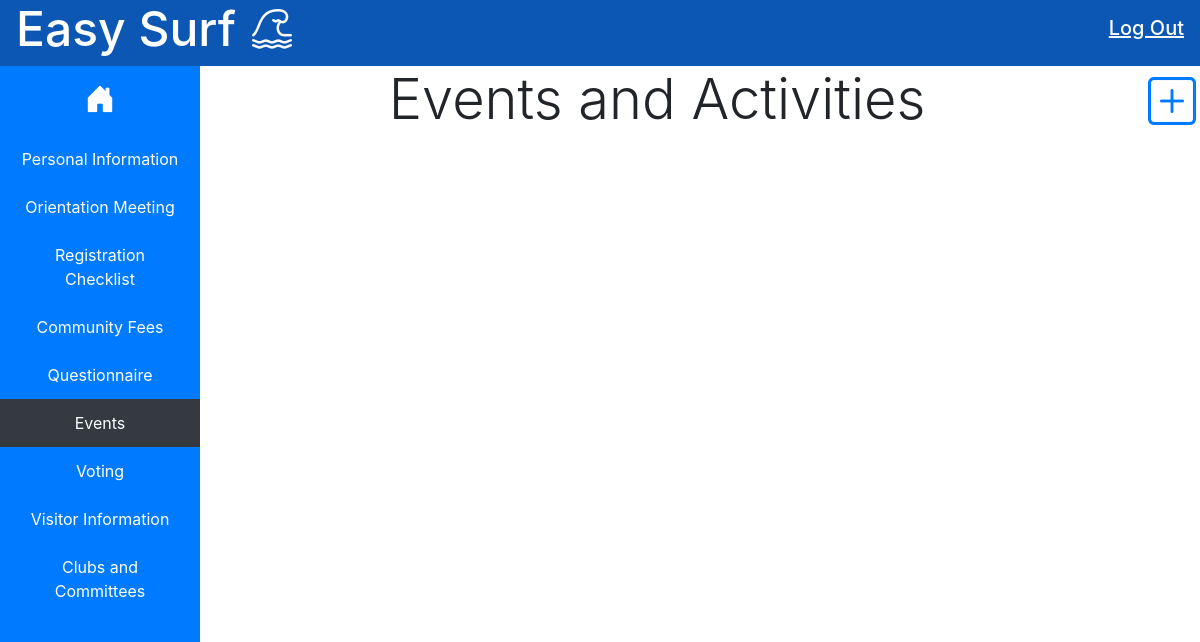
Before: /events/ (signed in) with the older database file.
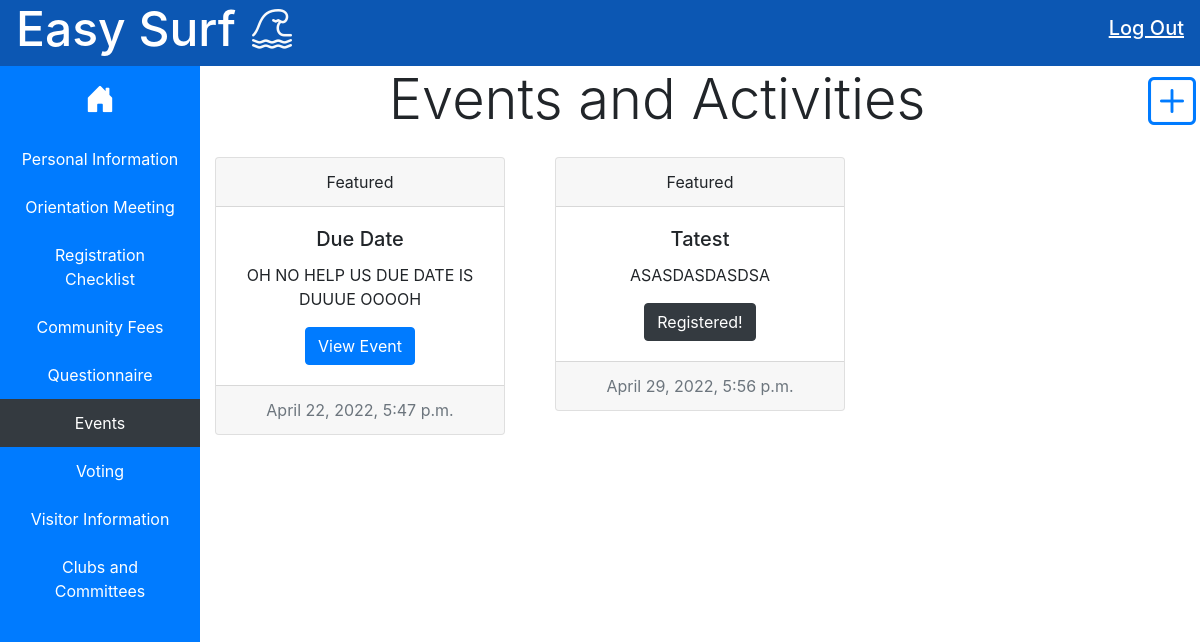
After: the same page with the newer database file.
### easysurfEvents/models.py (models this page shows, shortened)
class Event(models.Model):
    title = models.CharField(max_length=50)
    content = models.CharField(max_length=500)
    date_posted = models.DateTimeField(default=timezone.now)
    event_date = models.DateTimeField(default=None, blank=True, null=True)
    poster = models.ForeignKey(Account, on_delete=models.CASCADE, related_name="event_op")
    subscribers = models.ManyToManyField(Account, blank=True, related_name="event_subbers")

### easysurfEvents/views.py (the view, shortened to what this page needs)
# urls.py: path('', EventListView.as_view(), name='event-list'),
class EventListView(LoginRequiredMixin, ListView):
    model = Event
    login_url = 'login'
    template_name = 'easysurfEvents/index.html'
    context_object_name = 'events'
    def get(self, request, *args, **kwargs):
        self.object_list = self.get_queryset()
        context = self.get_context_data()
        return render(request, self.template_name, context)

### easysurfEvents/templates/easysurfEvents/index.html (shortened to what this page needs)
<!DOCTYPE html>
{% load static %}
<html lang="en">
<head>
    <link rel="stylesheet" href="https://cdn.jsdelivr.net/npm/bootstrap@4.0.0/dist/css/bootstrap.min.css"
>
    <link rel="stylesheet" href="https://cdn.jsdelivr.net/npm/bootstrap-icons@1.8.1/font/bootstrap-icons.css">
    <link rel="stylesheet" href="{% static 'easysurfHome/styles.css' %}">
</head>
<body style="overflow-x: hidden;">
    <header class="row no-gutters">
        <div class="col d-flex Ebanner text-light ">
            <h1 class="px-3 text-center" style="font-size: 3rem"><a href="{% url 'home-dashboard' %}" class="banner-link">Easy
                    Surf</a></h1>
            <i class="bi bi-tsunami" style="font-size: 2.5rem"></i>
        </div>
        <div class="col Ebanner text-right">
            <h5 class="m-3"><a href="{% url 'logout' %}" class="banner-link" style="text-decoration:underline;">Log Out</a></h3>
        </div>
    </header>
    <div class="row no-gutters">
        <div class="col-2 bg-primary text-light" style="min-height:100%; height:100vh;">
            <ul class="list-group list-group-flush text-center">
                <a href="{% url 'home-dashboard' %}">
                    <li class="list-group-item bg-primary"><i class="bi bi-house-door-fill text-white"
                            style="font-size: 30px"></i>
                    </li>
                </a>
                <a href="{% url 'update-info' %}" class="text-white">
                    <li class="list-group-item bg-primary">Personal Information</li>
                </a>
                <a href="{% url 'home-orientation' %}" class="text-white">
                    <li class="list-group-item bg-primary">Orientation Meeting</li>
                </a>
                <a href="{% url 'home-checklist' %}" class="text-white">
                    <li class="list-group-item bg-primary">Registration Checklist</li>
                </a>
                <a href="{% url 'fees-base' %}" class="text-white">
                    <li class="list-group-item bg-primary">Community Fees</li>
                </a>
                <a href="{% url 'surveys-home' %}" class="text-white">
                    <li class="list-group-item bg-primary">Questionnaire</li>
                </a>
                <a href="#" class="text-white">
                    <li class="list-group-item bg-dark">Events</li>
                </a>
                <a href="{% url 'issues-list' %}" class="text-white">
                    <li class="list-group-item bg-primary">Voting</li>
                </a>
                <a href="{% url 'visitors-list' %}" class="text-white">
                    <li class="list-group-item bg-primary">Visitor Information</li>
                </a>
                <a href="{% url 'clubs-home' %}" class="text-white">
                    <li class="list-group-item bg-primary">Clubs and Committees</li>
                </a>
            </ul>
        </div>
        <div class="col-10">
            <div class="row mb-3">
                <div class="col-11 text-center">
                    <h1 class="display-4">Events and Activities</h1>
                </div>
                <div class="col-1 text-center">
                     <a href="{% url 'event-create' %}" data-toggle="tooltip" data-placement="bottom"
                        title="Create new event"><i class="bi bi-plus-square" style="font-size: 3rem;"></i></a>
                </div>
            </div>
            <div class="card-columns">
                {% for post in events %}
                <div class="col">
                  <div class="card text-center">
                      <div class="card-header">
                          Featured
                      </div>
                      <div class="card-body">
                          <h5 class="card-title">{{post.title}}</h5>
                          <p class="card-text">{{post.content}}</p>
                          {% if user in post.subscribers.all %}
                            <a href="#" class="btn btn-dark">Registered!</a>
                          {% else %}
                            <a href="{% url 'event-eventdetail' post.id %}" class="btn btn-primary">View Event</a>
                          {% endif %}
                      </div>
                      <div class="card-footer text-muted">
                        {{post.event_date}}
                      </div>
                  </div>
                </div>
                {% endfor %}
            </div>
        </div>
    </div>
</body>
</html>

### easysurfHome/static/easysurfHome/styles.css (style rules this page uses)
body { padding: 0; margin: 0; }
.Ebanner { background-color: #0c57b3; }
a.banner-link { color: white; }
a.banner-link:link { color: white; }

Changed rows visible on the page:
added Event: title "Due Date", content "OH NO HELP US DUE DATE IS DUUUE OOOOH", shows "View Event", event_date "April 22, 2022, 5:47 p.m."
added Event: title "Tatest", content "ASASDASDASDSA", shows "Registered!", event_date "April 29, 2022, 5:56 p.m."
